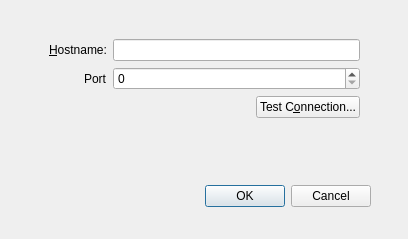
<?xml version="1.0" encoding="UTF-8"?>
<ui version="4.0">
 <class>Avogadro::QtPlugins::ConnectionSettingsDialog</class>
 <widget class="QDialog" name="Avogadro::QtPlugins::ConnectionSettingsDialog">
  <property name="geometry">
   <rect>
    <x>0</x>
    <y>0</y>
    <width>408</width>
    <height>239</height>
   </rect>
  </property>
  <property name="windowTitle">
   <string>Dialog</string>
  </property>
  <widget class="QDialogButtonBox" name="buttonBox">
   <property name="geometry">
    <rect>
     <x>30</x>
     <y>180</y>
     <width>341</width>
     <height>32</height>
    </rect>
   </property>
   <property name="orientation">
    <enum>Qt::Horizontal</enum>
   </property>
   <property name="standardButtons">
    <set>QDialogButtonBox::Cancel|QDialogButtonBox::Ok</set>
   </property>
  </widget>
  <widget class="QWidget" name="verticalLayoutWidget">
   <property name="geometry">
    <rect>
     <x>49</x>
     <y>39</y>
     <width>311</width>
     <height>121</height>
    </rect>
   </property>
   <layout class="QFormLayout">
    <property name="fieldGrowthPolicy">
     <enum>QFormLayout::AllNonFixedFieldsGrow</enum>
    </property>
    <property name="labelAlignment">
     <set>Qt::AlignRight|Qt::AlignTrailing|Qt::AlignVCenter</set>
    </property>
    <item row="2" column="0">
     <widget class="QLabel" name="label7">
      <property name="text">
       <string>&amp;Hostname:</string>
      </property>
      <property name="buddy">
       <cstring>editHostName</cstring>
      </property>
     </widget>
    </item>
    <item row="2" column="1">
     <widget class="QLineEdit" name="editHostName"/>
    </item>
    <item row="3" column="0">
     <widget class="QLabel" name="label8">
      <property name="text">
       <string>Port</string>
      </property>
     </widget>
    </item>
    <item row="4" column="1">
     <layout class="QHBoxLayout">
      <item>
       <spacer name="horizontalSpacer">
        <property name="orientation">
         <enum>Qt::Horizontal</enum>
        </property>
        <property name="sizeHint" stdset="0">
         <size>
          <width>70</width>
          <height>20</height>
         </size>
        </property>
       </spacer>
      </item>
      <item>
       <widget class="QPushButton" name="pushTestConnection">
        <property name="text">
         <string>Test C&amp;onnection...</string>
        </property>
       </widget>
      </item>
     </layout>
    </item>
    <item row="3" column="1">
     <widget class="QSpinBox" name="spinPort">
      <property name="maximum">
       <number>65535</number>
      </property>
     </widget>
    </item>
   </layout>
  </widget>
 </widget>
 <resources/>
 <connections>
  <connection>
   <sender>buttonBox</sender>
   <signal>rejected()</signal>
   <receiver>Avogadro::QtPlugins::ConnectionSettingsDialog</receiver>
   <slot>reject()</slot>
   <hints>
    <hint type="sourcelabel">
     <x>200</x>
     <y>195</y>
    </hint>
    <hint type="destinationlabel">
     <x>203</x>
     <y>119</y>
    </hint>
   </hints>
  </connection>
  <connection>
   <sender>buttonBox</sender>
   <signal>accepted()</signal>
   <receiver>Avogadro::QtPlugins::ConnectionSettingsDialog</receiver>
   <slot>accept()</slot>
   <hints>
    <hint type="sourcelabel">
     <x>200</x>
     <y>195</y>
    </hint>
    <hint type="destinationlabel">
     <x>203</x>
     <y>119</y>
    </hint>
   </hints>
  </connection>
 </connections>
</ui>
